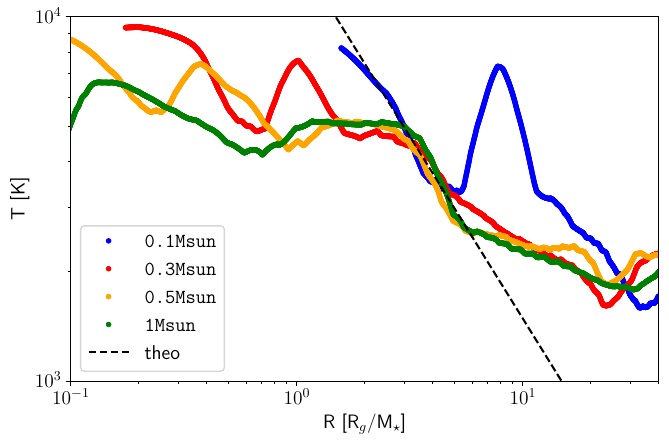

The script that saved this image:
import os
import numpy as np
import h5py as h
from astropy import constants as const
from astropy import units as u
import matplotlib.pyplot as plt
from functions import moving_average

plt.style.use('figures.mplstyle')

fig, ax = plt.subplots(1, 1, sharey=True, sharex=True)
fig.subplots_adjust(left=0.15, bottom=0.16, right=0.99, top=0.97)
dirs = [
    "data/PLUTO/01Msun",
    "data/PLUTO/03Msun",
    "data/PLUTO/05Msun",
    "data/PLUTO/1Msun",
]
Mstar = [0.1, 0.3, 0.5, 1.0]
labels = [r"\texttt{0.1Msun}", r"\texttt{0.3Msun}", r"\texttt{0.5Msun}", r"\texttt{1Msun}"]
colors = ["blue", "red", "orange", "green"]
mu = 1.4

window = 150
os.chdir("../")
for s in range(4):
    os.chdir(dirs[s])
    Rg = 5.05 * Mstar[s] * Mstar[s]
    sonic = np.loadtxt("sonicsurf.dat")
    radius_ss = moving_average(sonic[:, 0], window)
    temperature_ss = moving_average(sonic[:, 1], window)
    cs2_theo = (const.G * const.M_sun * Mstar[s]) / (2.0 * (radius_ss * u.AU).to(u.cm))
    T_theo = ((mu * const.m_p * cs2_theo) / (const.k_B)).to(u.K)
    ax.plot(radius_ss / Rg, temperature_ss, ".", color=colors[s], label=labels[s])

    if s == 3:
        ax.plot(radius_ss / Rg, T_theo, "k--", label="theo")
    ax.set_xlabel("R [R$_g$/M$_\star$]")
    ax.set_ylabel("T [K]")
    ax.set_xlim(0.1, 40)
    ax.set_ylim(1000, 10000)
    ax.set_xscale("log")
    ax.set_yscale("log")
    ax.legend(loc="lower left")
    os.chdir("../../../")

plt.savefig("script/Figure10.pdf", bbox_inches="tight", dpi=400)
